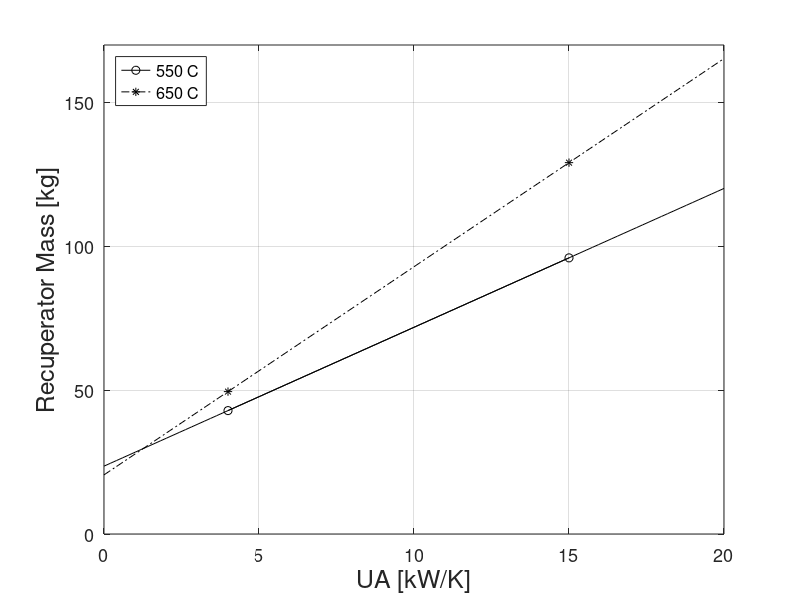
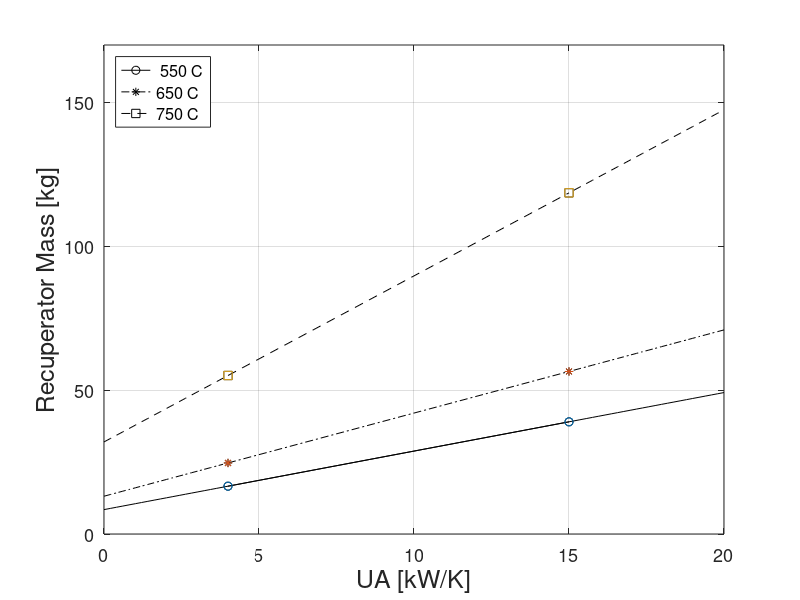

MATLAB code to generate these figures, in order:
%create plot for recuperator mass with respect to temperature for SS

set(0,'defaultAxesFontSize',13)

UA = [4,15];
UA_vec = linspace(0,20);
mass_550C = [42.9, 96];
mass_550Cline = 4.827272727*UA_vec+23.59090909;

mass_650C = [49.5, 129.1];
mass_650Cline = 7.236363636*UA_vec+20.55454545;

figure(1)
plot(UA,mass_550C,'-ok')
hold on
plot(UA,mass_650C,'-.*k')

plot(UA_vec,mass_550Cline,'-k')

mass_650Cline1 = mass_650Cline(UA_vec<4);
UA_vec1 = UA_vec(UA_vec<4);
mass_650Cline2 = mass_650Cline(UA_vec>15);
UA_vec2 = UA_vec(UA_vec>15);
plot(UA_vec1,mass_650Cline1,'-.k',UA_vec2,mass_650Cline2,'-.k')

xlim([0 20])
ylim([0 170])

legend('550 C','650 C','location','northwest')
xlabel('UA [kW/K]','fontsize',18)
ylabel('Recuperator Mass [kg]','fontsize',18)
grid on


%create plot for recuperator mass with respect to temperature for SS

UA = [4,15];
UA_vec = linspace(0,20);
mass_550C = [16.62, 39];
mass_550Cline = 2.034545455*UA_vec+8.481818182;

mass_650C = [24.7, 56.5];
mass_650Cline = 2.890909091*UA_vec+13.13636364;

mass_750C = [55.1, 118.6];
mass_750Cline = 5.772727273*UA_vec+32.00909091;

figure(2)
plot(UA,mass_550C,'-ok')
hold on
plot(UA,mass_650C,'-.*k')
plot(UA,mass_750C,'--sk')

plot(UA_vec,mass_550Cline,'-k')

mass_650Cline1 = mass_650Cline(UA_vec<4);
UA_vec1 = UA_vec(UA_vec<4);
mass_650Cline2 = mass_650Cline(UA_vec>15);
UA_vec2 = UA_vec(UA_vec>15);
plot(UA_vec1,mass_650Cline1,'-.k',UA_vec2,mass_650Cline2,'-.k')

mass_750Cline1 = mass_750Cline(UA_vec<4);
mass_750Cline2 = mass_750Cline(UA_vec>15);
plot(UA_vec1,mass_750Cline1,'--k',UA_vec2,mass_750Cline2,'--k')

scatter(UA,mass_550C,'ok')
hold on
box on
scatter(UA,mass_650C,'*k')
scatter(UA,mass_750C,'sk')

xlim([0 20])
ylim([0 170])

legend(' 550 C','650 C','750 C','location','northwest')
xlabel('UA [kW/K]','fontsize',18)
ylabel('Recuperator Mass [kg]','fontsize',18)
grid on


% 
% 
% 
% % create plot for 2 units and insulated core
% 
% UA = [4,15];
% UA_vec = linspace(0,20);
% mass_2unIns = [19.46, 47.2];
% mass_2unInsline = 2.52181818*UA_vec+9.3727272727;
% 
% figure(3)
% plot(UA_vec,mass_2unInsline,'k')
% hold on
% scatter(UA,mass_2unIns,'k','filled')
% xlabel('UA [kW/K]','fontsize',18)
% ylabel('Recuperator Mass [kg]','fontsize',18)
% grid on
% 
% 
% 
% 
% 
% 
% %%%%%%%% combined %%%%%%%%%%%%%%%%%%%%%%%%%%%%%%
% 
% 
% 
% 
% 
% set(0,'defaultAxesFontSize',14)
% 
% %create plot for recuperator mass with respect to temperature for SS
% 
% UA = [4,15];
% UA_vec = linspace(0,20);
% mass_550C = [16.62, 39];
% mass_550Cline = 2.034545455*UA_vec+8.481818182;
% 
% mass_650C = [24.7, 56.5];
% mass_650Cline = 2.890909091*UA_vec+13.13636364;
% 
% mass_750C = [55.1, 118.6];
% mass_750Cline = 5.772727273*UA_vec+32.00909091;
% 
% figure(2)
% l1 = plot(UA,mass_550C,'-ok','MarkerSize',10);
% hold on
% l2 = plot(UA,mass_650C,'-*k','MarkerSize',10);
% l3 = plot(UA,mass_750C,'-sk','MarkerSize',10);
% 
% plot(UA_vec,mass_550Cline,'-k')
% 
% mass_650Cline1 = mass_650Cline(UA_vec<4);
% UA_vec1 = UA_vec(UA_vec<4);
% mass_650Cline2 = mass_650Cline(UA_vec>15);
% UA_vec2 = UA_vec(UA_vec>15);
% plot(UA_vec1,mass_650Cline1,'-k',UA_vec2,mass_650Cline2,'-k')
% 
% mass_750Cline1 = mass_750Cline(UA_vec<4);
% mass_750Cline2 = mass_750Cline(UA_vec>15);
% plot(UA_vec1,mass_750Cline1,'-k',UA_vec2,mass_750Cline2,'-k')
% 
% % scatter(UA,mass_550C,'ok')
% hold on
% box on
% % scatter(UA,mass_650C,'*k')
% % scatter(UA,mass_750C,'sk')
% 
% 
% 
% 
% UA = [4,15];
% UA_vec = linspace(0,20);
% mass_550C = [42.9, 96];
% mass_550Cline = 4.827272727*UA_vec+23.59090909;
% 
% l4 = plot(UA,mass_550C,'--ok','MarkerFaceColor','k','MarkerSize',10);
% 
% mass_550Cline1 = mass_550Cline(UA_vec<4);
% mass_550Cline2 = mass_550Cline(UA_vec>15);
% plot(UA_vec1,mass_550Cline1,'--k',UA_vec2,mass_550Cline2,'--k')
% 
% xlim([0 20])
% ylim([0 170])
% 
% 
% legend([l1,l2,l3,l4],'550 C Inconel','650 C Inconel','750 C Inconel','550 C Stainless Steel','location','northwest')
% xlabel('UA [kW/K]','fontsize',18)
% ylabel('Recuperator Mass [kg]','fontsize',18)
% grid on